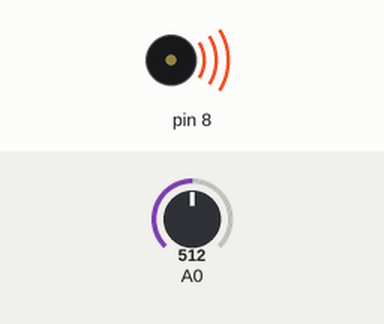
Simulated run of this sketch. Board: Arduino Uno, built with avr-gcc and run on an emulated ATmega328P. On the bench: buzzer (waves = sounding). Inputs (shaded band) come from the test bench; at power-on: A0 = 512. What the sketch prints to the serial monitor is not drawn.

Above: at 0.1 s.
Timing chart, 0 to 1.6 s (numbered marks = the images above):
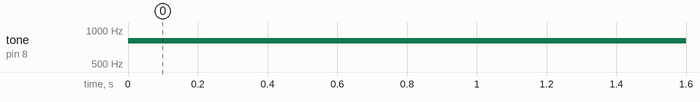

Measured:
- by itself, tone on pin 8: silent → 802 Hz at 0.00 s

The sketch:

sketch_feb24b.ino
```cpp
void setup() {
  // put your setup code here, to run once:
  pinMode(8, OUTPUT);
  Serial.begin(9600);
}

void loop() {
  // put your main code here, to run repeatedly:
  int photoRead = analogRead(A0);
  int reading = map(photoRead, 200, 600, 100, 1000);
  tone(8, reading, 10);
  Serial.println(reading);
  delay(2);
//  Serial.print("Reading: ");
//  Serial.println(photoRead);
}
```
